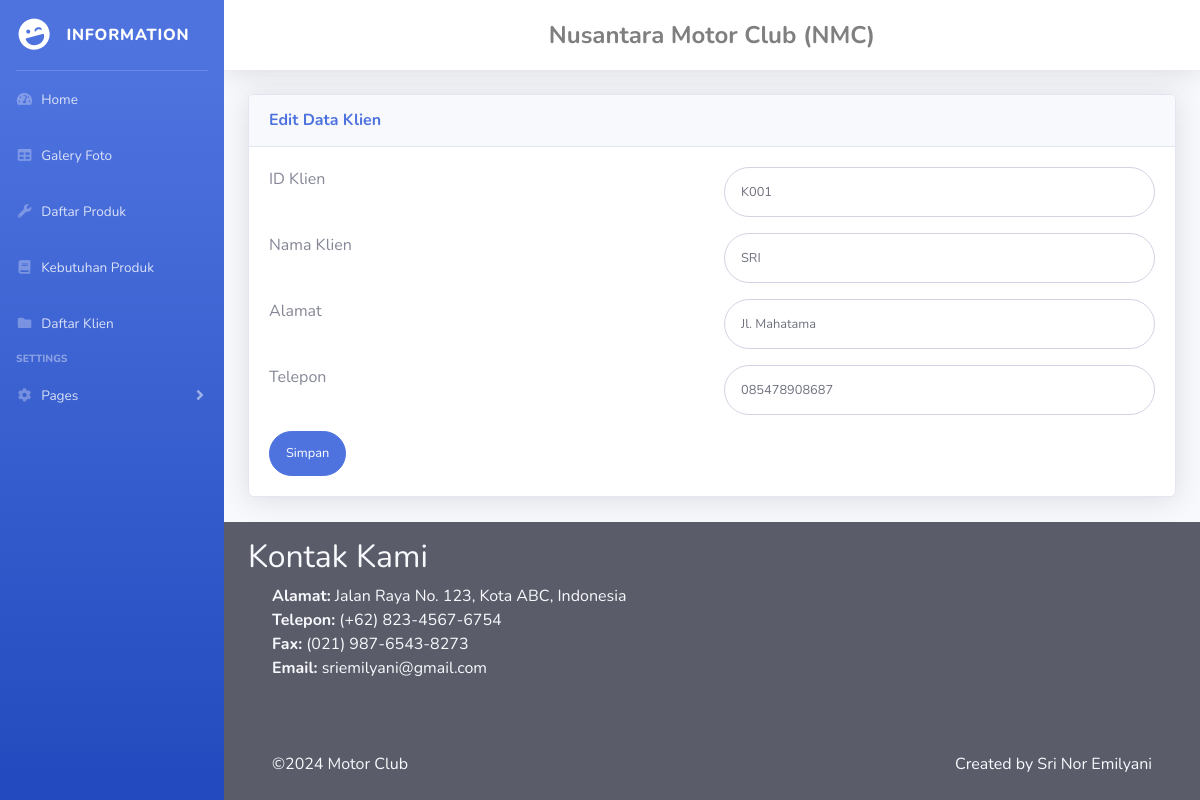
Page /edit_data_klien.php?id_klien=K001 on the committed database.
### tables this page shows
CREATE TABLE `tabel_klien` (
  `id_klien` varchar(5) NOT NULL,
  `nama` varchar(30) NOT NULL,
  `alamat` text NOT NULL,
  `telepon` varchar(13) NOT NULL
);

### edit_data_klien.php (the view, shortened to what this page needs)
<!DOCTYPE html>
<html lang="en">
<?php include "head.php"; ?>
<body id="page-top">
    <div id="wrapper">
        <?php include "sidebar.php"; ?>
        <div id="content-wrapper" class="d-flex flex-column">
            <div id="content">
            <?php include "topbar.php"; ?>
                <div class="container-fluid">
                    <div class="card shadow mb-4">
                        <div class="card-header py-3">
                            <h6 class="m-0 font-weight-bold text-primary">Edit Data Klien</h6>
                        </div>
                        <div class="card-body">
                            <form class="user" method="POST" action="aksi_edit_klien.php">
                            <?php
                                $id_klien=$_GET['id_klien'];
                                include "koneksi.php";
                                $data = mysqli_query($db, "SELECT * FROM tabel_klien WHERE id_klien='".$id_klien."'");
                                while ($array=mysqli_fetch_array($data)) {
                            ?>
                                <div class="form-group row">
                                    <div class="col-sm-6 mb-3 mb-sm-0">
                                        <label type="text">ID Klien</label>
                                    </div>
                                    <div class="col-sm-6">
                                        <input type="text" class="form-control form-control-user" id="exampleLastName"
                                            placeholder="masukkan id klien" name="id_klien" value="<?php echo $array['id_klien']; ?>">
                                    </div>
                                </div>
                                <div class="form-group row">
                                    <div class="col-sm-6 mb-3 mb-sm-0">
                                        <label type="text">Nama Klien</label>
                                    </div>
                                    <div class="col-sm-6">
                                        <input type="text" class="form-control form-control-user" id="exampleLastName"
                                            placeholder="masukkan nama klien" name="nama" value="<?php echo $array['nama']; ?>">
                                    </div>
                                </div>
                                <div class="form-group row">
                                    <div class="col-sm-6 mb-3 mb-sm-0">
                                        <label type="text">Alamat</label>
                                    </div>
                                    <div class="col-sm-6">
                                        <input type="text" class="form-control form-control-user" id="exampleLastName"
                                            placeholder="masukkan alamat klien" name="alamat" value="<?php echo $array['alamat']; ?>">
                                    </div>
                                </div>
                                <div class="form-group row">
                                    <div class="col-sm-6 mb-3 mb-sm-0">
                                        <label type="text">Telepon</label>
                                    </div>
                                    <div class="col-sm-6">
                                        <input type="text" class="form-control form-control-user" id="exampleLastName"
                                            placeholder="masukkan telepon klien" name="telepon" value="<?php echo $array['telepon']; ?>">
                                    </div>
                                </div>
                                <?php } ?>
                                <input type="submit" class="btn btn-primary btn-user btn block" name="submit" value="Simpan"/>
                            </form>
                        </div>
                    </div>
                </div>
            </div>
            <?php include "footer.php"; ?>
        </div>
    </div>
</body>
</html>

### rows in the picture
tabel_klien: id_klien "K001", nama "SRI", alamat "Jl. Mahatama", telepon "085478908687"
